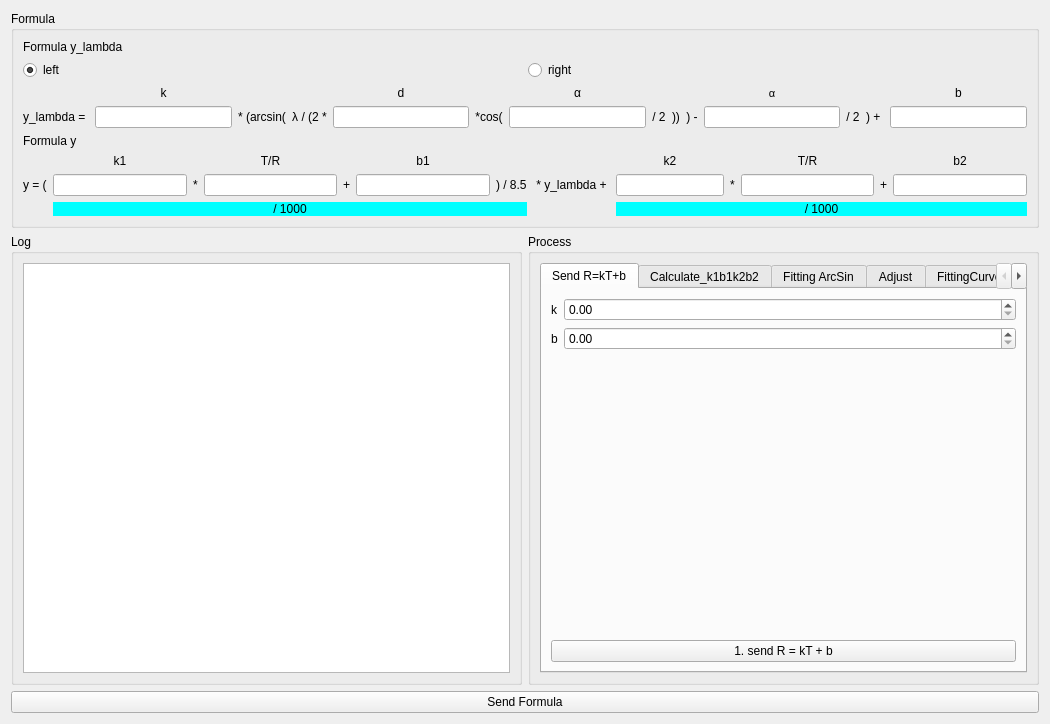
<?xml version="1.0" encoding="UTF-8"?>
<ui version="4.0">
 <class>FormFittingArcSin</class>
 <widget class="QWidget" name="FormFittingArcSin">
  <property name="geometry">
   <rect>
    <x>0</x>
    <y>0</y>
    <width>1050</width>
    <height>724</height>
   </rect>
  </property>
  <property name="windowTitle">
   <string>FittingArcsin</string>
  </property>
  <layout class="QGridLayout" name="gridLayout_5" columnstretch="1,1">
   <item row="1" column="1">
    <widget class="QGroupBox" name="groupBoxProcess">
     <property name="title">
      <string>Process</string>
     </property>
     <layout class="QGridLayout" name="gridLayout_4">
      <item row="0" column="0">
       <widget class="QTabWidget" name="tabWidget">
        <property name="currentIndex">
         <number>0</number>
        </property>
        <widget class="QWidget" name="tabSendR">
         <attribute name="title">
          <string>Send R=kT+b</string>
         </attribute>
         <layout class="QGridLayout" name="gridLayout_13">
          <item row="0" column="0">
           <layout class="QFormLayout" name="formLayout">
            <item row="0" column="0">
             <widget class="QLabel" name="label_R_k">
              <property name="text">
               <string>k</string>
              </property>
             </widget>
            </item>
            <item row="1" column="0">
             <widget class="QLabel" name="label_R_b">
              <property name="text">
               <string>b</string>
              </property>
             </widget>
            </item>
            <item row="0" column="1">
             <widget class="QDoubleSpinBox" name="doubleSpinBoxR_k"/>
            </item>
            <item row="1" column="1">
             <widget class="QDoubleSpinBox" name="doubleSpinBoxR_b"/>
            </item>
           </layout>
          </item>
          <item row="1" column="0">
           <widget class="QPushButton" name="btnSendR">
            <property name="text">
             <string>1. send R = kT + b</string>
            </property>
           </widget>
          </item>
         </layout>
        </widget>
        <widget class="QWidget" name="tabCalculate_k1b1k2b2">
         <attribute name="title">
          <string>Calculate_k1b1k2b2</string>
         </attribute>
         <layout class="QGridLayout" name="gridLayout_14">
          <item row="0" column="0">
           <spacer name="verticalSpacer">
            <property name="orientation">
             <enum>Qt::Orientation::Vertical</enum>
            </property>
            <property name="sizeHint" stdset="0">
             <size>
              <width>20</width>
              <height>311</height>
             </size>
            </property>
           </spacer>
          </item>
          <item row="1" column="0">
           <widget class="QPushButton" name="btnCalculate_k1b1k2b2">
            <property name="text">
             <string>2. calculate k1, b1, k2, b2</string>
            </property>
           </widget>
          </item>
         </layout>
        </widget>
        <widget class="QWidget" name="tabFittingArcSin">
         <attribute name="title">
          <string>Fitting ArcSin</string>
         </attribute>
         <layout class="QGridLayout" name="gridLayout_7">
          <item row="2" column="0">
           <layout class="QHBoxLayout" name="horizontalLayout">
            <item>
             <widget class="QToolButton" name="tBtnAdd">
              <property name="text">
               <string>Add</string>
              </property>
             </widget>
            </item>
            <item>
             <widget class="QToolButton" name="tBtnDelete">
              <property name="text">
               <string>Delete</string>
              </property>
             </widget>
            </item>
           </layout>
          </item>
          <item row="3" column="0">
           <widget class="QPushButton" name="btnFittingArcSin">
            <property name="text">
             <string>3. fitting ArcSin</string>
            </property>
           </widget>
          </item>
          <item row="1" column="0">
           <spacer name="horizontalSpacer">
            <property name="orientation">
             <enum>Qt::Orientation::Horizontal</enum>
            </property>
            <property name="sizeHint" stdset="0">
             <size>
              <width>337</width>
              <height>20</height>
             </size>
            </property>
           </spacer>
          </item>
          <item row="0" column="0">
           <widget class="QTableView" name="tableViewPoints"/>
          </item>
         </layout>
        </widget>
        <widget class="QWidget" name="tabAdjust">
         <attribute name="title">
          <string>Adjust</string>
         </attribute>
         <layout class="QGridLayout" name="gridLayout_9">
          <item row="3" column="0">
           <layout class="QHBoxLayout" name="hLayGenerateThreshold">
            <item>
             <layout class="QFormLayout" name="formLayout_2">
              <item row="0" column="0">
               <widget class="QLabel" name="labelNum">
                <property name="text">
                 <string>num</string>
                </property>
               </widget>
              </item>
              <item row="0" column="1">
               <widget class="QSpinBox" name="spinBoxNum">
                <property name="maximum">
                 <number>9999</number>
                </property>
               </widget>
              </item>
              <item row="1" column="0">
               <widget class="QLabel" name="labelStart">
                <property name="text">
                 <string>from</string>
                </property>
               </widget>
              </item>
              <item row="1" column="1">
               <widget class="QDoubleSpinBox" name="doubleSpinBoxStart">
                <property name="maximum">
                 <double>9999.989999999999782</double>
                </property>
               </widget>
              </item>
              <item row="2" column="0">
               <widget class="QLabel" name="labelStep">
                <property name="text">
                 <string>step</string>
                </property>
               </widget>
              </item>
              <item row="2" column="1">
               <widget class="QDoubleSpinBox" name="doubleSpinBoxStep"/>
              </item>
             </layout>
            </item>
            <item>
             <widget class="QPushButton" name="btnGenerateThreshold">
              <property name="text">
               <string>generate threshold</string>
              </property>
             </widget>
            </item>
           </layout>
          </item>
          <item row="2" column="0">
           <layout class="QVBoxLayout" name="vLayFormula">
            <item>
             <widget class="QLineEdit" name="lineEditFormula"/>
            </item>
            <item>
             <widget class="QPushButton" name="btnUpdateFormula">
              <property name="text">
               <string>update formula</string>
              </property>
             </widget>
            </item>
           </layout>
          </item>
          <item row="0" column="0">
           <layout class="QVBoxLayout" name="verticalLayout">
            <item>
             <layout class="QHBoxLayout" name="hLaySetTemperatureT">
              <item>
               <widget class="QDoubleSpinBox" name="doubleSpinBoxTemperatureT"/>
              </item>
              <item>
               <widget class="QPushButton" name="btnSetTemperatureT">
                <property name="text">
                 <string>set temperature T</string>
                </property>
               </widget>
              </item>
             </layout>
            </item>
            <item>
             <layout class="QHBoxLayout" name="hLaySetTemperatureR">
              <item>
               <widget class="QDoubleSpinBox" name="doubleSpinBoxTemperatureR">
                <property name="maximum">
                 <double>9999.989999999999782</double>
                </property>
               </widget>
              </item>
              <item>
               <widget class="QPushButton" name="btnSetTemperatureR">
                <property name="text">
                 <string>set temperature R</string>
                </property>
               </widget>
              </item>
             </layout>
            </item>
           </layout>
          </item>
         </layout>
        </widget>
        <widget class="QWidget" name="tabFittingCurveData">
         <attribute name="title">
          <string>FittingCurveData</string>
         </attribute>
         <layout class="QGridLayout" name="gridLayout_8">
          <item row="0" column="0">
           <widget class="QTableView" name="tableViewFittingCurveData"/>
          </item>
         </layout>
        </widget>
       </widget>
      </item>
     </layout>
    </widget>
   </item>
   <item row="0" column="0" colspan="2">
    <widget class="QGroupBox" name="groupBoxFormula">
     <property name="title">
      <string>Formula</string>
     </property>
     <layout class="QGridLayout" name="gridLayout_3">
      <item row="4" column="0">
       <layout class="QGridLayout" name="gridLayout" rowstretch="0,0,0,0" columnstretch="0,0,0,0,0,0,0,0,0,0,0,0,0,0" rowminimumheight="0,0,0,0" columnminimumwidth="0,0,0,0,0,0,0,0,0,0,0,0,0,0">
        <item row="1" column="4" rowspan="2">
         <widget class="QLabel" name="label_plus_b1">
          <property name="text">
           <string>+</string>
          </property>
         </widget>
        </item>
        <item row="1" column="2" rowspan="2">
         <widget class="QLabel" name="label_mult_T">
          <property name="text">
           <string>*</string>
          </property>
         </widget>
        </item>
        <item row="1" column="6" rowspan="2">
         <widget class="QLabel" name="label_div_85">
          <property name="text">
           <string>) / 8.5</string>
          </property>
         </widget>
        </item>
        <item row="0" column="11">
         <widget class="QLabel" name="label_T_">
          <property name="text">
           <string>T/R</string>
          </property>
          <property name="alignment">
           <set>Qt::AlignmentFlag::AlignCenter</set>
          </property>
         </widget>
        </item>
        <item row="1" column="3" rowspan="2">
         <widget class="QLineEdit" name="lineEdit_T"/>
        </item>
        <item row="0" column="5">
         <widget class="QLabel" name="label_b1">
          <property name="text">
           <string>b1</string>
          </property>
          <property name="alignment">
           <set>Qt::AlignmentFlag::AlignCenter</set>
          </property>
         </widget>
        </item>
        <item row="1" column="7" rowspan="2">
         <widget class="QLabel" name="label_y_lambda_in_y">
          <property name="text">
           <string> * y_lambda + </string>
          </property>
         </widget>
        </item>
        <item row="0" column="1">
         <widget class="QLabel" name="label_k1">
          <property name="text">
           <string>k1</string>
          </property>
          <property name="alignment">
           <set>Qt::AlignmentFlag::AlignCenter</set>
          </property>
         </widget>
        </item>
        <item row="1" column="11" rowspan="2">
         <widget class="QLineEdit" name="lineEdit_T_"/>
        </item>
        <item row="1" column="10" rowspan="2">
         <widget class="QLabel" name="label_mult">
          <property name="text">
           <string>*</string>
          </property>
         </widget>
        </item>
        <item row="1" column="5" rowspan="2">
         <widget class="QLineEdit" name="lineEdit_b1"/>
        </item>
        <item row="1" column="12" rowspan="2">
         <widget class="QLabel" name="label_plus_in_y">
          <property name="text">
           <string>+</string>
          </property>
         </widget>
        </item>
        <item row="1" column="1" rowspan="2">
         <widget class="QLineEdit" name="lineEdit_k1"/>
        </item>
        <item row="1" column="8" rowspan="2" colspan="2">
         <widget class="QLineEdit" name="lineEdit_k2"/>
        </item>
        <item row="1" column="13" rowspan="2">
         <widget class="QLineEdit" name="lineEdit_b2"/>
        </item>
        <item row="0" column="8" colspan="2">
         <widget class="QLabel" name="label_k2">
          <property name="text">
           <string>k2</string>
          </property>
          <property name="alignment">
           <set>Qt::AlignmentFlag::AlignCenter</set>
          </property>
         </widget>
        </item>
        <item row="0" column="3">
         <widget class="QLabel" name="label_T">
          <property name="text">
           <string>T/R</string>
          </property>
          <property name="alignment">
           <set>Qt::AlignmentFlag::AlignCenter</set>
          </property>
         </widget>
        </item>
        <item row="1" column="0" rowspan="2">
         <widget class="QLabel" name="label_y_equ">
          <property name="text">
           <string>y = (</string>
          </property>
         </widget>
        </item>
        <item row="0" column="13">
         <widget class="QLabel" name="label_b2">
          <property name="text">
           <string>b2</string>
          </property>
          <property name="alignment">
           <set>Qt::AlignmentFlag::AlignCenter</set>
          </property>
         </widget>
        </item>
        <item row="3" column="1" colspan="6">
         <widget class="QLabel" name="label_div_1000">
          <property name="styleSheet">
           <string notr="true">background-color: cyan;
color: black;</string>
          </property>
          <property name="text">
           <string>/ 1000</string>
          </property>
          <property name="alignment">
           <set>Qt::AlignmentFlag::AlignCenter</set>
          </property>
         </widget>
        </item>
        <item row="3" column="8" colspan="6">
         <widget class="QLabel" name="label_div_1000_2">
          <property name="styleSheet">
           <string notr="true">background-color: cyan;
color: balck;</string>
          </property>
          <property name="text">
           <string>/ 1000</string>
          </property>
          <property name="alignment">
           <set>Qt::AlignmentFlag::AlignCenter</set>
          </property>
         </widget>
        </item>
       </layout>
      </item>
      <item row="3" column="0">
       <widget class="QLabel" name="labelFormula_y">
        <property name="text">
         <string>Formula y</string>
        </property>
       </widget>
      </item>
      <item row="2" column="0">
       <layout class="QGridLayout" name="gridLayout_2">
        <item row="1" column="11" rowspan="4">
         <widget class="QLabel" name="label_div_2">
          <property name="text">
           <string>/ 2</string>
          </property>
          <property name="alignment">
           <set>Qt::AlignmentFlag::AlignCenter</set>
          </property>
         </widget>
        </item>
        <item row="1" column="12" rowspan="4">
         <widget class="QLabel" name="label_plus">
          <property name="text">
           <string>) + </string>
          </property>
          <property name="alignment">
           <set>Qt::AlignmentFlag::AlignCenter</set>
          </property>
         </widget>
        </item>
        <item row="1" column="7" rowspan="4">
         <widget class="QLabel" name="label_div_2_in_cos">
          <property name="text">
           <string>/ 2</string>
          </property>
          <property name="alignment">
           <set>Qt::AlignmentFlag::AlignCenter</set>
          </property>
         </widget>
        </item>
        <item row="1" column="5" rowspan="4">
         <widget class="QLabel" name="label_cos">
          <property name="text">
           <string>*cos(</string>
          </property>
          <property name="alignment">
           <set>Qt::AlignmentFlag::AlignCenter</set>
          </property>
         </widget>
        </item>
        <item row="1" column="9" rowspan="4">
         <widget class="QLabel" name="label_r_bracket">
          <property name="text">
           <string>) -</string>
          </property>
          <property name="alignment">
           <set>Qt::AlignmentFlag::AlignCenter</set>
          </property>
         </widget>
        </item>
        <item row="1" column="2" rowspan="4">
         <widget class="QLabel" name="label_arcsin">
          <property name="text">
           <string>* (arcsin(</string>
          </property>
          <property name="alignment">
           <set>Qt::AlignmentFlag::AlignCenter</set>
          </property>
         </widget>
        </item>
        <item row="1" column="13" rowspan="4">
         <widget class="QLineEdit" name="lineEdit_b_lambda"/>
        </item>
        <item row="1" column="8" rowspan="4">
         <widget class="QLabel" name="label_r_bracket_cos">
          <property name="text">
           <string>))</string>
          </property>
         </widget>
        </item>
        <item row="1" column="4" rowspan="4">
         <widget class="QLineEdit" name="lineEdit_d"/>
        </item>
        <item row="1" column="10" rowspan="4">
         <widget class="QLineEdit" name="lineEdit_alpha_"/>
        </item>
        <item row="1" column="0" rowspan="4">
         <widget class="QLabel" name="label_y_lambda">
          <property name="text">
           <string>y_lambda = </string>
          </property>
         </widget>
        </item>
        <item row="1" column="1" rowspan="4">
         <widget class="QLineEdit" name="lineEdit_k_lambda"/>
        </item>
        <item row="1" column="6" rowspan="4">
         <widget class="QLineEdit" name="lineEdit_alpha"/>
        </item>
        <item row="1" column="3" rowspan="4">
         <widget class="QLabel" name="label_num_2">
          <property name="text">
           <string>λ / (2 *</string>
          </property>
          <property name="alignment">
           <set>Qt::AlignmentFlag::AlignCenter</set>
          </property>
         </widget>
        </item>
        <item row="0" column="1">
         <widget class="QLabel" name="label_k">
          <property name="text">
           <string>k</string>
          </property>
          <property name="alignment">
           <set>Qt::AlignmentFlag::AlignCenter</set>
          </property>
         </widget>
        </item>
        <item row="0" column="4">
         <widget class="QLabel" name="label_d">
          <property name="text">
           <string>d</string>
          </property>
          <property name="alignment">
           <set>Qt::AlignmentFlag::AlignCenter</set>
          </property>
         </widget>
        </item>
        <item row="0" column="6">
         <widget class="QLabel" name="label_alpha">
          <property name="text">
           <string>α</string>
          </property>
          <property name="alignment">
           <set>Qt::AlignmentFlag::AlignCenter</set>
          </property>
         </widget>
        </item>
        <item row="0" column="10">
         <widget class="QLabel" name="label_alpha_">
          <property name="font">
           <font>
            <pointsize>8</pointsize>
           </font>
          </property>
          <property name="text">
           <string>α</string>
          </property>
          <property name="alignment">
           <set>Qt::AlignmentFlag::AlignCenter</set>
          </property>
         </widget>
        </item>
        <item row="0" column="13">
         <widget class="QLabel" name="label_b">
          <property name="text">
           <string>b</string>
          </property>
          <property name="alignment">
           <set>Qt::AlignmentFlag::AlignCenter</set>
          </property>
         </widget>
        </item>
       </layout>
      </item>
      <item row="0" column="0">
       <widget class="QLabel" name="labelFormula_y_lambda">
        <property name="text">
         <string>Formula y_lambda</string>
        </property>
       </widget>
      </item>
      <item row="1" column="0">
       <layout class="QHBoxLayout" name="horizontalLayout_3">
        <item>
         <widget class="QRadioButton" name="radioButtonLeft">
          <property name="text">
           <string>left</string>
          </property>
          <property name="checked">
           <bool>true</bool>
          </property>
         </widget>
        </item>
        <item>
         <widget class="QRadioButton" name="radioButtonRight">
          <property name="text">
           <string>right</string>
          </property>
         </widget>
        </item>
       </layout>
      </item>
     </layout>
    </widget>
   </item>
   <item row="1" column="0">
    <widget class="QGroupBox" name="groupBoxLog">
     <property name="title">
      <string>Log</string>
     </property>
     <layout class="QGridLayout" name="gridLayout_6">
      <item row="0" column="0">
       <widget class="QTextEdit" name="textEditLog"/>
      </item>
     </layout>
    </widget>
   </item>
   <item row="2" column="0" colspan="2">
    <widget class="QPushButton" name="btnSendFormula">
     <property name="text">
      <string>Send Formula</string>
     </property>
    </widget>
   </item>
  </layout>
 </widget>
 <tabstops>
  <tabstop>radioButtonLeft</tabstop>
  <tabstop>radioButtonRight</tabstop>
  <tabstop>lineEdit_k_lambda</tabstop>
  <tabstop>lineEdit_d</tabstop>
  <tabstop>lineEdit_alpha</tabstop>
  <tabstop>lineEdit_alpha_</tabstop>
  <tabstop>lineEdit_b_lambda</tabstop>
  <tabstop>lineEdit_k1</tabstop>
  <tabstop>lineEdit_T</tabstop>
  <tabstop>lineEdit_b1</tabstop>
  <tabstop>lineEdit_k2</tabstop>
  <tabstop>lineEdit_T_</tabstop>
  <tabstop>lineEdit_b2</tabstop>
  <tabstop>textEditLog</tabstop>
  <tabstop>tabWidget</tabstop>
  <tabstop>tBtnAdd</tabstop>
  <tabstop>tBtnDelete</tabstop>
  <tabstop>doubleSpinBoxTemperatureT</tabstop>
  <tabstop>btnSetTemperatureT</tabstop>
  <tabstop>lineEditFormula</tabstop>
  <tabstop>btnUpdateFormula</tabstop>
  <tabstop>spinBoxNum</tabstop>
  <tabstop>doubleSpinBoxStart</tabstop>
  <tabstop>doubleSpinBoxStep</tabstop>
  <tabstop>btnGenerateThreshold</tabstop>
  <tabstop>tableViewFittingCurveData</tabstop>
  <tabstop>btnSendFormula</tabstop>
 </tabstops>
 <resources/>
 <connections/>
</ui>
